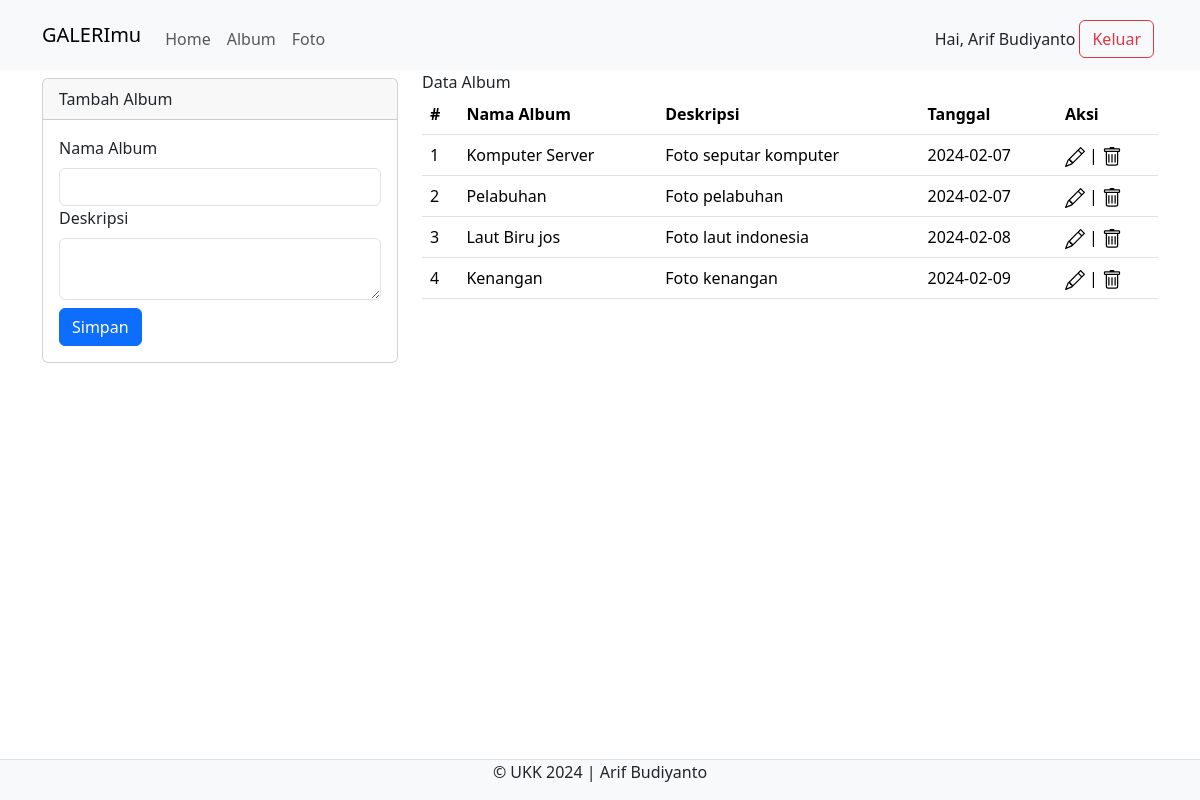
Screenshot of /user/album.php (signed in) with the database file from the repository.
### tables this page shows
CREATE TABLE `album` (
  `albumid` int(11) NOT NULL,
  `namaalbum` varchar(200) NOT NULL,
  `deskripsi` text NOT NULL,
  `tanggalbuat` date NOT NULL,
  `userid` int(11) NOT NULL
);

### user/album.php (the view, shortened to what this page needs)
<?php
include '../config/koneksi.php';
?>
<!DOCTYPE html>
<html>
<head>
	<link rel="stylesheet" type="text/css" href="../assets/css/bootstrap.min.css">
</head>
<body>
	<nav class="navbar navbar-expand-lg bg-body-tertiary">
		<div class="container">
			<a class="navbar-brand" href="index.php">GALERImu</a>
			<div class="collapse navbar-collapse mt-2" id="navbarNavAltMarkup">
				<div class="navbar-nav me-auto">
					<a href="home.php" class="nav-link">Home</a>
					<a href="album.php" class="nav-link">Album</a>
					<a href="foto.php" class="nav-link">Foto</a>
				</div>
				<?php
				echo "Hai, ". $_SESSION['namalengkap'];
				?>
				<a href="../config/aksi_keluar.php" class="btn btn-outline-danger m-1">Keluar</a>
			</div>
		</div>
	</nav>
	<div class="container">
		<div class="row">
			<div class="col-md-4">
				<div class="card mt-2">
					<div class="card-header">Tambah Album</div>
					<div class="card-body">
						<form action="../config/aksi_album.php" method="POST">
							<label class="form-label">Nama Album</label>
							<input type="text" name="namaalbum" class="form-control" required>
							<label class="form-label">Deskripsi</label>
							<textarea name="deskripsi" class="form-control" required></textarea>
							<button type="submit" class="btn btn-primary mt-2" name="tambah">Simpan</button>
						</form>
					</div>
				</div>
			</div>
			<div class="col-md-8">
				<div class="card-mt-2">
					<div class="card-header">Data Album</div>
					<div class="card-body">
						<table class="table">
							<thead>
								<tr>
									<th>#</th>
									<th>Nama Album</th>
									<th>Deskripsi</th>
									<th>Tanggal</th>
									<th>Aksi</th>
								</tr>
							</thead>
							<tbody>
								<?php
								$no = 1;
								$userid = $_SESSION['userid'];
								$sql = mysqli_query($konek, "SELECT * FROM album WHERE userid='$userid'");
								while ($data = mysqli_fetch_array($sql)) {
									?>
									<tr>
										<td><?php echo $no++ ?></td>
										<td><?php echo $data['namaalbum'] ?></td>
										<td><?php echo $data['deskripsi'] ?></td>
										<td><?php echo $data['tanggalbuat'] ?></td>
										<td>
											<a type="button" data-bs-toggle="modal" data-bs-target="#edit<?php echo $data['albumid'] ?>">
												<img src="../assets/icons/pencil.svg" alt="Edit" width="20" height="20">
											</a> |
											<a type="button" data-bs-toggle="modal" data-bs-target="#hapus<?php echo $data['albumid'] ?>">
												<img src="../assets/icons/trash.svg" alt="Hapus" width="20" height="20">
											</a>
										</td>
									</tr>
								<?php } ?>
							</tbody>
						</table>
					</div>
				</div>
			</div>
		</div>
	</div>
	<footer class="d-flex justify-content-center border-top mt-3 bg-light fixed-bottom">
		<p>&copy; UKK 2024 | Arif Budiyanto</p>
	</footer>
</body>
</html>

### rows the page displays
album: namaalbum "Komputer Server", deskripsi "Foto seputar komputer", tanggalbuat "2024-02-07"
album: namaalbum "Pelabuhan", deskripsi "Foto pelabuhan", tanggalbuat "2024-02-07"
album: namaalbum "Laut Biru jos", deskripsi "Foto laut indonesia", tanggalbuat "2024-02-08"
album: namaalbum "Kenangan", deskripsi "Foto kenangan", tanggalbuat "2024-02-09"

### other values shown
$_SESSION['namalengkap'] "Arif Budiyanto"
